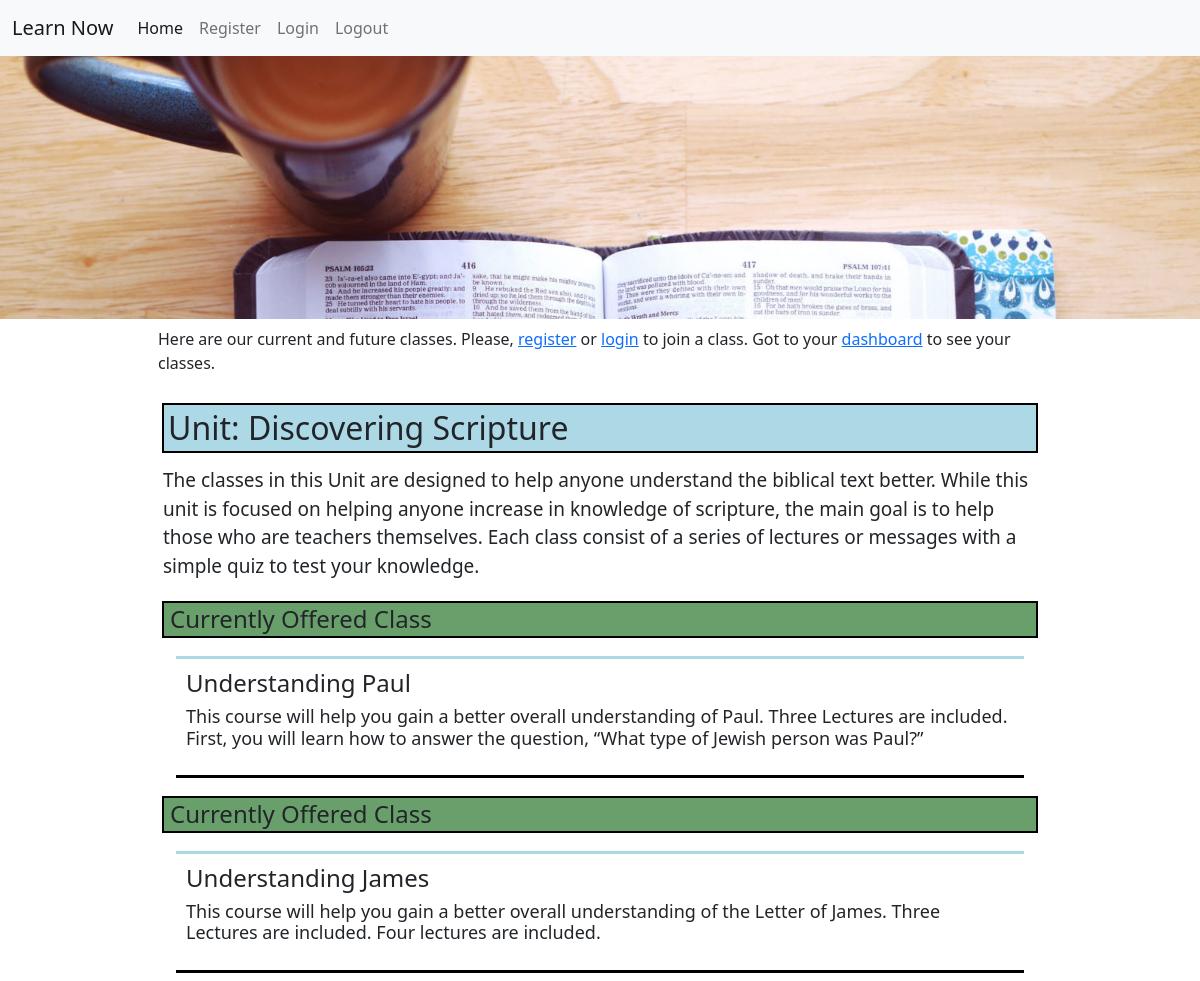
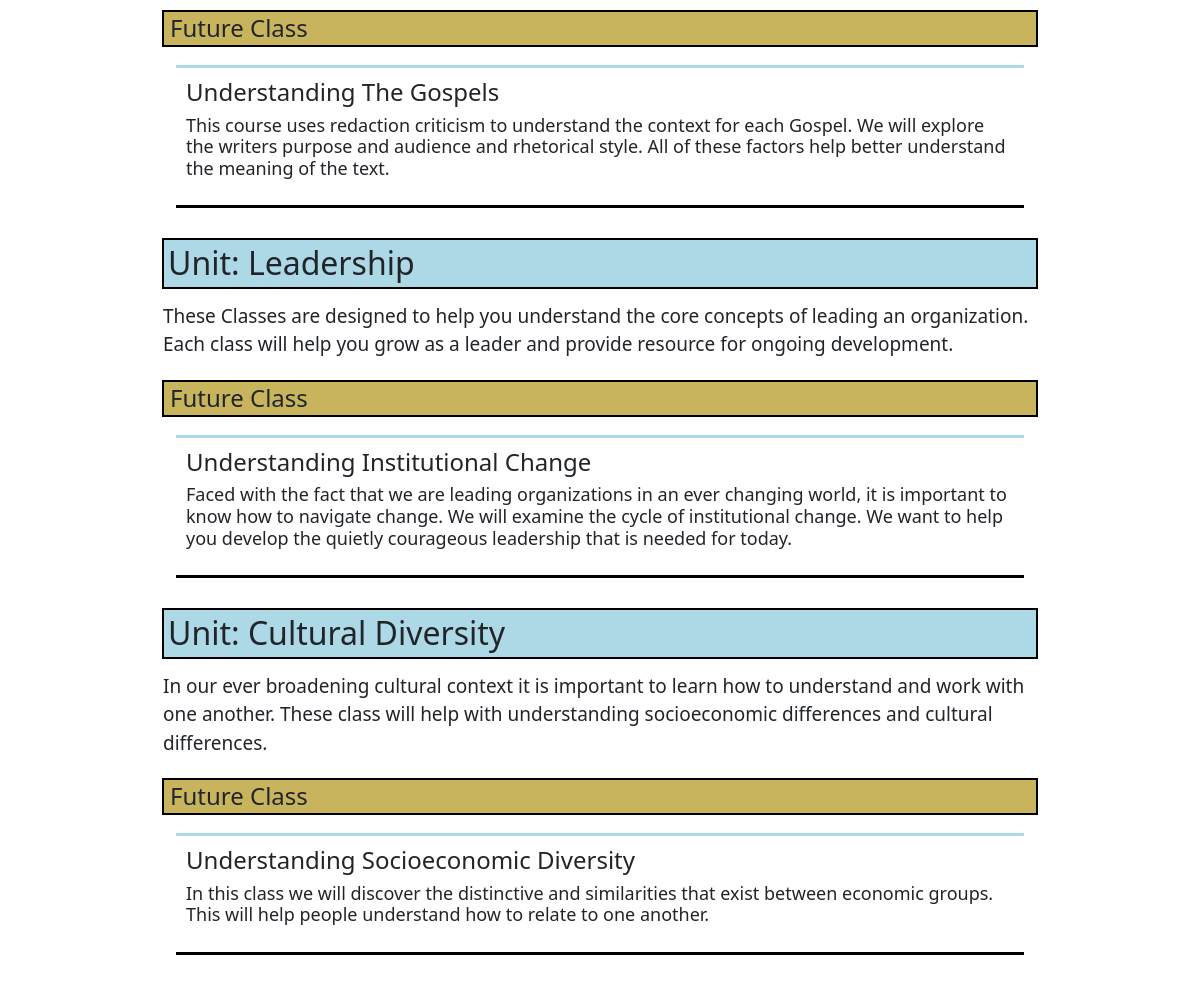
The page / on the database its author committed (2 pictures, top to bottom).
### Learn_Now/models.py (models this page shows, shortened)
class Course_Unit(models.Model):
    unit_name = models.CharField(max_length=100)
    unit_discription = models.CharField(max_length=400)

class Course(models.Model):
    course_unit = models.ForeignKey("Course_Unit", on_delete=models.CASCADE, blank=True, null=True, default=None, related_name="course_unit")
    course_name = models.CharField(max_length=70)
    course_info = models.CharField(max_length=600, blank=True)
    num_assign = models.IntegerField(blank=True, default=3)
    intro_vid = models.URLField(max_length=220, blank=True)
    passed = models.BooleanField(blank=True, null=True)
    current = models.BooleanField(blank=True, null=True)
    future = models.BooleanField(blank=True, null=True)
    current_students = models.ManyToManyField(User, blank=True, related_name="current_students")
    students_completed = models.ManyToManyField(User, blank=True, related_name="students_completed")

### Learn_Now/views.py (the view)
# urls.py: path("", views.index, name="index"),
def index(request):
    if request.user.is_authenticated:
        user=request.user
        courses = Course.objects.all()
        user_started_courses = Started_class.objects.filter(students_enrolled=user)
        user_complet_courses = Completed_class.objects.filter(student_finished=user)
        units = Course_Unit.objects.all()
    else:
        courses = Course.objects.all()
        user=request.user
        user_started_courses = None
        user_complet_courses = None
        units = Course_Unit.objects.all()
    return render(request, "Learn_Now/index.html", {
        'user': user,
        'courses': courses,
        'user_st_courses': user_started_courses,
        'user_com_couses': user_complet_courses,
        'units': units,
    })

### Learn_Now/templates/Learn_Now/index.html
{% extends "Learn_Now/layout.html" %}
{% load static %}
{% block body %}
<div class="unit-center">
    <p class="home_info">
        Here are our current and future classes.
        Please, <span><a href="{% url 'register' %}" class="link-primary">register</a></span> or <a href="{% url 'login' %}" class="link-primary">login</a>
        to join a class.
        Got to your <a href="{% url 'dashboard' %}">dashboard</a> to see your classes.
    </p>
    {% for unit in units %}
        <div class="unit_div">
        <h2 class="unit_title">Unit: {{unit.unit_name}}<h2>
        </div>
        <p class="lecture_description">
            {{unit.unit_discription}}
        </p>
        <div>
                {% if user.is_authenticated %}
                    {% for course in courses %}
                        {% if course.course_unit == unit %}
                            {% if course.current == True %}
                                <h4 class="course_status">Currently Offered Class<h4>
                                <div class="main_course_list">
                                    <h4 class="class_title">Understanding {{course.course_name}}</h4>
                                    <p class="class_discription">
                                        {{course.course_info}}
                                    </p>
                                    {% if user in course.current_students.all and user not in course.students_completed.all%}
                                        <p>You are taking this course</p>
                                        <a class="btn btn-primary" href="{% url 'course_page' course.id %}"  role="button">Resume</a>
                                        <br>
                                    {% elif user in course.students_completed.all %}
                                        <p class="course_finished">You have completed this course. Go to <a href="{% url 'dashboard' %}">dashboard<a> for grade.</p>
                                        <br>
                                    {% else %}
                                        <form>
                                            {% csrf_token %}
                                            <button id="join_Course_{{course.course_name}}" type="button" class="btn btn-outline-primary" data-course_id = {{course.id}} onclick="joinCourse('{{course.id}}')">Join</button>
                                        </form>
                                        <br>
                                    {% endif %}
                                </div>
                            {% elif course.future == True %}
                                <h4 class="future_status">Future Class<h4>
                                    <div class="main_course_list">
                                    <h4 class="class_title">Understanding {{course.course_name}}</h4>
                                    <p class="class_discription">
                                        {{course.course_info}}
                                    </p>
                                    </div>
                            {% endif %}
                        {% endif %}
                    {% endfor %}
                {% else %}
                    {% for course in courses %}
                        {% if course.course_unit == unit %}
                            {% if course.current == True %}
                                <h4 class="course_status">Currently Offered Class<h4>
                                <div class="main_course_list">
                                <h4 class="class_title">Understanding {{course.course_name}}</h4>
                                <p class="class_discription">
                                    {{course.course_info}}
                                </p>
                                </div>
                            {% elif course.future == True %}
                            <h4 class="future_status">Future Class<h4>
                                <div class="main_course_list">
                                <h4 class="class_title">Understanding {{course.course_name}}</h4>
                                <p class="class_discription">
                                    {{course.course_info}}
                                </p>
                                </div>
                            {% endif %}
                        {% endif %}
                    {% endfor %}
                {% endif %}
        </div>
    {% endfor %}
</div>
{% endblock %}

### Learn_Now/templates/Learn_Now/layout.html (shortened to what this page needs)
{% load static %}
<!DOCTYPE html>
<html>
    <head>
        <link href="https://cdn.jsdelivr.net/npm/bootstrap@5.1.3/dist/css/bootstrap.min.css" rel="stylesheet">
        <link rel="stylesheet" type="text/css" href="{% static 'Learn_Now/style1.css' %}">
    </head>
    <body>
      <nav class="navbar navbar-expand-lg navbar-light bg-light">
        <div class="container-fluid">
          <a class="navbar-brand" href="{% url 'about' %}">Learn Now</a>
          <div class="collapse navbar-collapse" id="navbarSupportedContent">
            <ul class="navbar-nav me-auto mb-2 mb-lg-0">
              <li class="nav-item">
                <a class="nav-link active" aria-current="page" href="{% url 'index' %}">Home</a>
              </li>
              <li class="nav-item">
                <a class="nav-link" href="{% url 'register' %}">Register</a>
                <li class="nav-item">
                  <a class="nav-link" href="{% url 'login' %}">Login</a>
                <li class="nav-item">
                  <a class="nav-link" href="{% url 'logout' %}">Logout</a>
              </li>
            </ul>
          </div>
        </div>
      </nav>
      <div class="text-center">
          <img class="img-fluid" src="{% static "Learn_Now/media/Bible_teaching_2.jpeg" %}" alt="teaching image" />
      </div>
        {% block body %}
        {% endblock %}
    </body>
</html>

### Learn_Now/static/Learn_Now/style1.css (style rules this page uses)
.lecture_description { padding: 5px; font-size: 19px; }
.unit-center { padding: 8px; display: block; margin-left: auto; margin-right: auto; width: 75%; }
.unit_title { padding: 4px; margin: 4px; border: black solid 2px; background-color: lightblue; }
.course_status { padding: 2px; padding-left: 6px; padding-right: 6px; margin: 4px; border: black solid 2px; background-color: rgb(104, 159, 106); }
.future_status { padding: 2px; padding-left: 6px; padding-right: 6px; margin: 4px; border: black solid 2px; background-color: rgb(199, 180, 93); }
.main_course_list { padding: 10px; border-top: solid lightblue; border-bottom: solid black; margin: 18px; }
.class_discription { font-size: 18px; }
.unit_div { padding-top: 8px; }

### rows shown on the page
Course_Unit: unit_name "Discovering Scripture", unit_discription "The classes in this Unit are designed to help anyone understand the biblical text better. While this unit is focused on helping anyone increase in knowledge of scripture, the main goal is to help those who are teachers themselves. Each class consist of a series of lectures or messages with a simple quiz to test your knowledge."
Course: course_name "Paul", course_info "This course will help you gain a better overall understanding of Paul. Three Lectures are included. First, you will learn how to answer the question, “What type of Jewish person was Paul?”"
Course: course_name "James", course_info "This course will help you gain a better overall understanding of the Letter of James. Three Lectures are included. Four lectures are included."
Course: course_name "The Gospels", course_info "This course uses redaction criticism to understand the context for each Gospel. We will explore the writers purpose and audience and rhetorical style. All of these factors help better understand the meaning of the text."
Course_Unit: unit_name "Leadership", unit_discription "These Classes are designed to help you understand the core concepts of leading an organization. Each class will help you grow as a leader and provide resource for ongoing development."
Course: course_name "Institutional Change", course_info "Faced with the fact that we are leading organizations in an ever changing world, it is important to know how to navigate change. We will examine the cycle of institutional change. We want to help you develop the quietly courageous leadership that is needed for today."
Course_Unit: unit_name "Cultural Diversity", unit_discription "In our ever broadening cultural context it is important to learn how to understand and work with one another. These class will help with understanding socioeconomic differences and cultural differences."
Course: course_name "Socioeconomic Diversity", course_info "In this class we will discover the distinctive and similarities that exist between economic groups. This will help people understand how to relate to one another."
